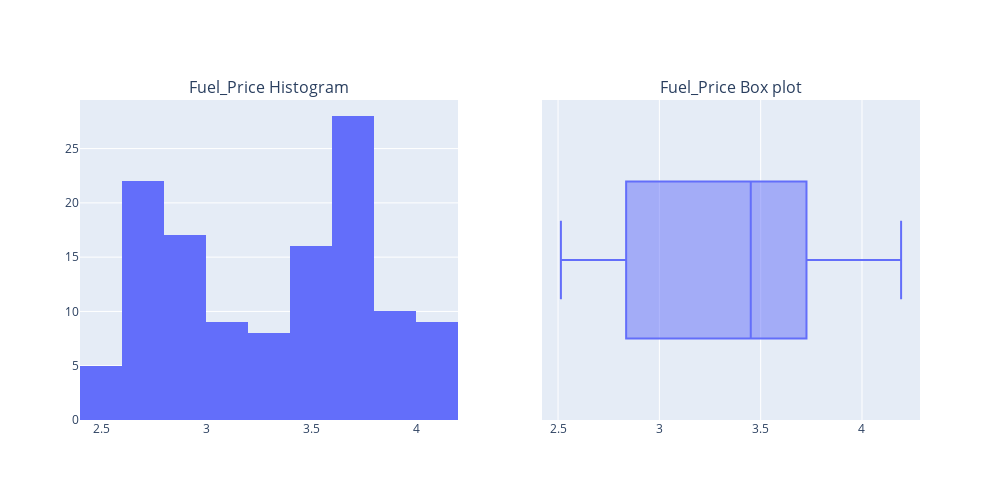

This figure's notebook cell:
### Markdown cell above
### Weekly sales with respect of Fuel price

### Code cell
print('Mean of Fuel_Price :', round(data['Fuel_Price'].mean(), 2))
print('\nMedian of Fuel_Price :', round(data['Fuel_Price'].median(),2))

# Create a figure with 2 subplots
fig = sp.make_subplots(rows=1, cols=2, subplot_titles=('Fuel_Price Histogram', 'Fuel_Price Box plot'))

# Add the histogram to the first subplot
fig.add_trace(px.histogram(data_frame=data, x='Fuel_Price').data[0], row=1, col=1)

# Add the box plot to the second subplot
fig.add_trace(px.box(data_frame=data, x='Fuel_Price').data[0], row=1, col=2)

# Update the layout of the figure
fig.update_layout(width=1000, height=500)

# Display the plot
fig.show()

### Figure 1 — Plotly figure (JSON) as saved in the notebook; plotly's stock layout.template omitted (floating-point values rounded to 4 significant figures; data arrays with more than 128 entries replaced by an {"elided": "..."} marker saying what was removed)
{"data": [{"alignmentgroup": "True", "bingroup": "x", "hovertemplate": "Fuel_Price=%{x}<br>count=%{y}<extra></extra>", "legendgroup": "", "marker": {"color": "#636efa", "pattern": {"shape": ""}}, "name": "", "offsetgroup": "", "orientation": "v", "showlegend": false, "type": "histogram", "x": {"elided": "136 float values"}, "xaxis": "x", "yaxis": "y"}, {"alignmentgroup": "True", "hovertemplate": "Fuel_Price=%{x}<extra></extra>", "legendgroup": "", "marker": {"color": "#636efa"}, "name": "", "notched": false, "offsetgroup": "", "orientation": "h", "showlegend": false, "type": "box", "x": {"elided": "136 float values"}, "x0": " ", "xaxis": "x2", "y0": " ", "yaxis": "y2"}], "layout": {"annotations": [{"font": {"size": 16}, "showarrow": false, "text": "Fuel_Price Histogram", "x": 0.225, "xanchor": "center", "xref": "paper", "y": 1, "yanchor": "bottom", "yref": "paper"}, {"font": {"size": 16}, "showarrow": false, "text": "Fuel_Price Box plot", "x": 0.775, "xanchor": "center", "xref": "paper", "y": 1, "yanchor": "bottom", "yref": "paper"}], "height": 500, "width": 1000, "xaxis": {"anchor": "y", "domain": [0, 0.45]}, "xaxis2": {"anchor": "y2", "domain": [0.55, 1]}, "yaxis": {"anchor": "x", "domain": [0, 1]}, "yaxis2": {"anchor": "x2", "domain": [0, 1]}}}
